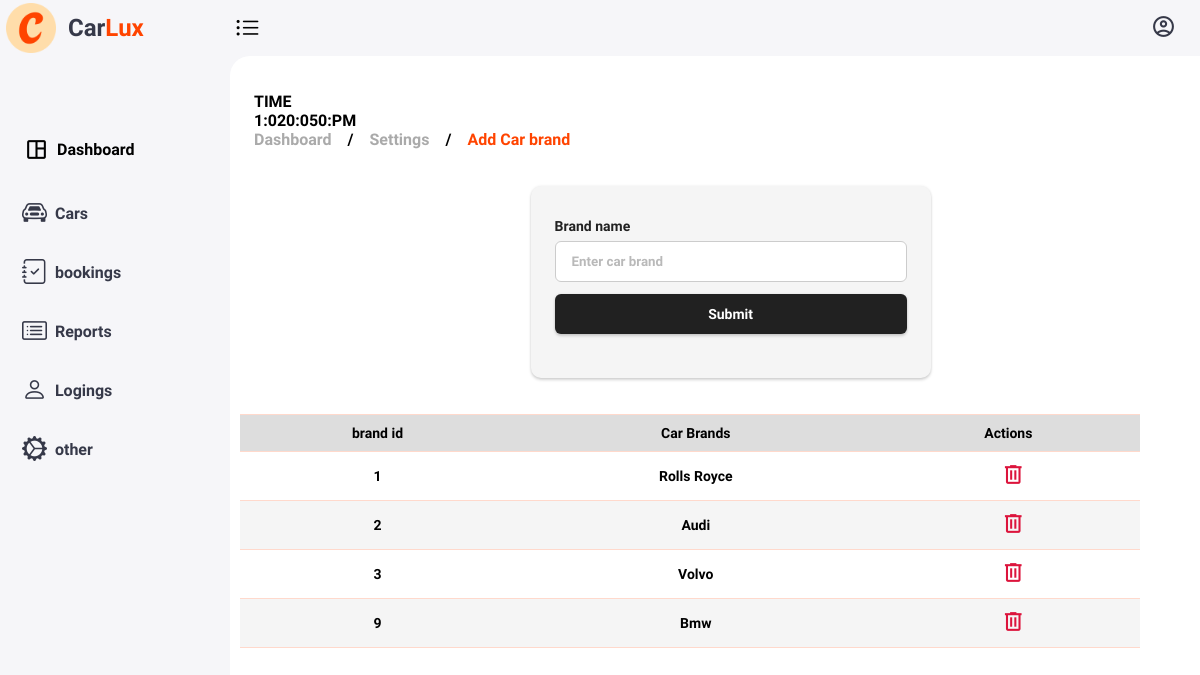
/admin/addbrand.php (signed in), run on the app's committed database.
### tables this page shows
CREATE TABLE `carbrands` (
  `id` int(11) NOT NULL,
  `brandname` varchar(255) NOT NULL
);

### admin/addbrand.php (the view, shortened to what this page needs)
<!DOCTYPE html>
<html lang="en">
<head>
    <link href='https://unpkg.com/boxicons@2.1.4/css/boxicons.min.css' rel='stylesheet'>
    <link rel="stylesheet" href="https://cdn.jsdelivr.net/npm/bootstrap-icons@1.11.3/font/bootstrap-icons.min.css">
    <link rel="stylesheet" href="css/admin.css">
    <link rel="stylesheet" href="css/brandform.css">
</head>
<body>
<?php @include 'header.php';?>
    <div class="content">
        <main>
            <div class="header">
                <div class="left">
                    TIME
                        <div class="digital_clock "></div>
                        <ul class="navbar-nav ml-auto">
                            <li class="nav-item dropdown no-arrow d-sm-none">
                    <ul class="breadcrumb">
                    <li><a href="#">
                        Dashboard
                            </a></li>
                        /
                        <li><a href="#">
                            Settings
                            </a></li>
                        /
                        <li><a href="#" class="active">Add Car brand</a></li>
                    </ul>
                </div>
            </div>
            <br>
            <div class="form-container">
      <form class="form" method="POST" enctype="multipart/form-data">
        <div class="form-group">
          <label>Brand name</label>
          <input type="text" name="brandname" placeholder="Enter car brand" >
        </div>
        <input  class="form-submit-btn" type="submit" name="add">
    </form>
    </div>
        </main>
    </div>
<table id="vehicle-table" class="table" >
                <thead>
                  <tr>
                    <th>brand id</th>
                    <th>Car Brands</th>
                    <th>Actions</th>
                  </tr>
                </thead>
                <tbody>
                <?php
                mysqli_select_db($con, "carlux");
                $q1 = "SELECT * FROM `carbrands`";
                $result = mysqli_query($con, $q1);
                if(mysqli_num_rows($result) > 0){
                while($row = mysqli_fetch_assoc($result)){
                ?>
                  <tr>
                    <td><?php echo $row['id']; ?></td>
                    <td><?php echo $row['brandname']; ?></td>
                    <td>
                        <a href="addbrand.php?delete=<?php echo $row['id']; ?>"  onclick="return confirm('are your sure you want to delete this?');" class="delete-btn" ><ico class="material-symbols-outlined">delete</ico>
                    </td>
                  </tr>
                  <?php
                  }
                  }
               ?>
                </tbody>
                </table>
</body>
</html>

### admin/css/admin.css (style rules this page uses)
* { margin: 0; padding: 0; box-sizing: border-box; font-family: "Julius Sans One", sans-serif; font-weight: 800; }
a { text-decoration: none; }
li { list-style: none; }
html { overflow-x: hidden; }
body { background-attachment: fixed; overflow-x: hidden; }
.content { position: relative; width: calc(100% - 230px); left: 230px; transition: all 0.3s ease; }
.content main { width: 100%; padding: 36px 24px; max-height: calc(100vh - 56px); }
.content main .header { display: flex; align-items: center; justify-content: space-between; grid-gap: 16px; flex-wrap: wrap; }
.content main .header .left .breadcrumb { display: flex; align-items: center; grid-gap: 16px; }
.content main .header .left .breadcrumb li { color: #363949; }
.content main .header .left .breadcrumb li a { color: #AAAAAA; pointer-events: none; }
.content main .header .left .breadcrumb li a.active { color: #FF4400; pointer-events: none; }

### admin/css/brandform.css (style rules this page uses)
.form-container { margin-left: 30%; margin-top: 2%; max-width: 400px; background-color: #f5f5f5; padding: 32px 24px; font-size: 14px; font-family: inherit; color: #212121; display: flex; flex-direction: column; gap: 20px; box-sizing: border-box; border-radius: 10px; box-shadow: 0px 0px 3px rgba(0, 0, 0, 0.084), 0px 2px 3px rgba(0, 0, 0, 0.168); }
.form-container .form { display: flex; flex-direction: column; }
.form-container .form-group { display: flex; flex-direction: column; gap: 2px; }
.form-container .form-group label { display: block; margin-bottom: 5px; }
.form-container .form-group input { width: 100%; padding: 12px 16px; border-radius: 6px; font-family: inherit; border: 1px solid #ccc; }
.form-container .form-group input::placeholder { opacity: 0.5; }
.form-container .form-submit-btn { display: flex; justify-content: center; align-items: center; font-family: inherit; color: #fff; background-color: #212121; border: none; width: 100%; padding: 12px 16px; font-size: inherit; gap: 8px; margin: 12px 0; cursor: pointer; border-radius: 6px; box-shadow: 0px 0px 3px rgba(0, 0, 0, 0.084), 0px 2px 3px rgba(0, 0, 0, 0.168); }

### admin/addbrand.php (style rules this page uses)
#vehicle-table { margin-left:20%; border-collapse: collapse; overflow:visible; width: 75%; font-size: 14px; }
#vehicle-table th, #vehicle-table td { border-bottom: 1px solid #ffd9cc; border-top: 1px solid #ffd9cc; padding: 10px; text-align: center; }
#vehicle-table th { background-color: #dddddd; }
#vehicle-table tr:nth-child(even) { background-color: #f5f5f5; }
.delete-btn { color:crimson; cursor: pointer; }

### admin/header.php (style rules this page uses)
.active, .accordion a:hover { color: #FF4400; }
.dropdown { position: relative; display: inline-block; transition: all 0.5s ease; }
.material-symbols-outlined { margin-left:10px; font-size:25px; }

### data on the page
carbrands: id "1", brandname "Rolls Royce"
carbrands: id "2", brandname "Audi"
carbrands: id "3", brandname "Volvo"
carbrands: id "9", brandname "Bmw"
